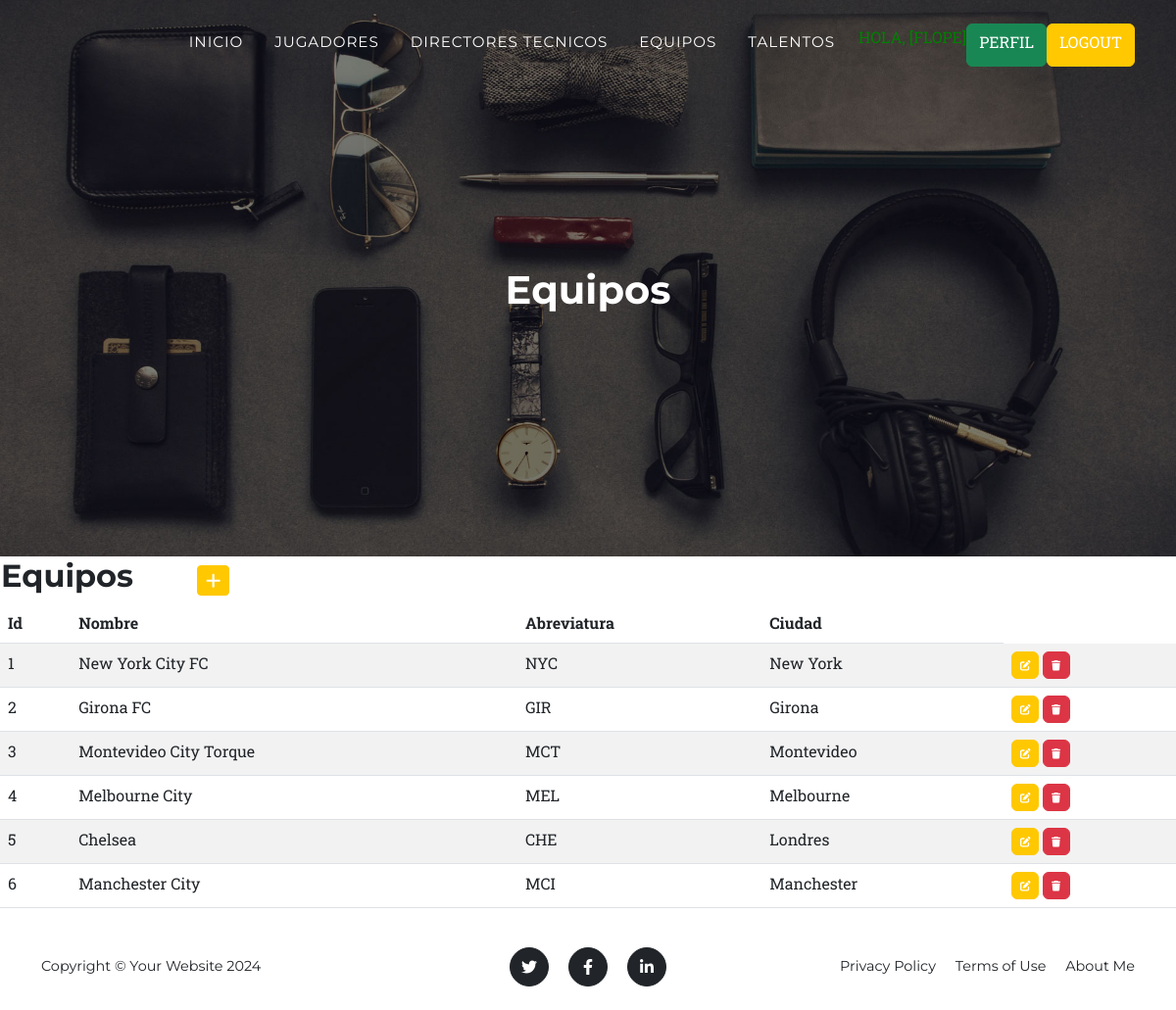
The app's page /equipos/ (signed in) with its own data.
### aplication/models.py (models this page shows, shortened)
class Equipo(models.Model):
    nombre = models.CharField(max_length=50)
    abreviatura = models.CharField(max_length=6)
    ciudad = models.CharField(max_length=60)
    class Meta:
        ordering = ["id"]

### aplication/views.py (the view)
# urls.py: path('equipos/', EquipoList.as_view(), name="equipos"),
class EquipoList(ListView,LoginRequiredMixin):
    model = Equipo

### aplication/templates/aplication/equipo_list.html
{% extends "aplication/index.html" %}
{% block titulo %}
<h1 class="mb-5">Equipos</h1>
{% endblock titulo %}
{% block contenido %}
<table>
    <tr>
        <td width="200"><h2>Equipos</h2></td>
        <td>
            <a
            href="{% url 'equipos_create' %}"
            class="btn btn-primary btn-sm"
            ><i class="fa fa-plus fa-lg" title="Crear"> </i>
            </a>
        </td>
    </tr>
</table>
<table class="table table-striped">
    <thead>
        <tr>
            <th>Id</th>
            <th>Nombre</th>
            <th>Abreviatura</th>
            <th>Ciudad</th>
        </tr>
    </thead>
    <tbody>
    {% for e in equipo_list  %}
        <tr>
            <td>{{ e.id }}</td>
            <td>{{ e.nombre }}</td>
            <td>{{ e.abreviatura }}</td>
            <td>{{ e.ciudad }}</td>
            <td>
                <a
                  href="{% url 'equipos_update' e.id %}"
                  class="btn btn-primary"
                  style="--bs-btn-padding-y: .25rem; --bs-btn-padding-x: .5rem; --bs-btn-font-size: .75rem;"
                  ><i class="fa fa-edit fa-sm" title="Editar Equipo"></i>
                </a>
                <a
                  href="{% url 'equipos_delete' e.id %}"
                  class="btn btn-danger"
                  style="--bs-btn-padding-y: .25rem; --bs-btn-padding-x: .5rem; --bs-btn-font-size: .75rem;"
                  ><i class="fa fa-trash fa-sm" title="Eliminar Equipo"></i>
                </a>
            </td>
        </tr>
    {% endfor %}
    </tbody>
</table>
{% endblock contenido %}

### aplication/templates/aplication/index.html (shortened to what this page needs)
<!DOCTYPE html>
<html lang="en">
    <head>
        {% load static %}
        <link href="{% static 'css/styles.css' %}" rel="stylesheet" />
        <link rel="stylesheet" href="https://cdnjs.cloudflare.com/ajax/libs/font-awesome/6.4.0/css/all.min.css">
    </head>
    <body id="page-top">
        <nav class="navbar navbar-expand-lg navbar-dark fixed-top" id="mainNav">
            <div class="container">
                <div class="collapse navbar-collapse" id="navbarResponsive">
                    <ul class="navbar-nav text-uppercase ms-auto py-4 py-lg-0">
                        <li class="nav-item"><a class="nav-link" href="{% url 'home' %}">Inicio</a></li>
                        {% if user.is_authenticated %}
                        <li class="nav-item"><a class="nav-link" href="{% url 'jugadores' %}">Jugadores</a></li>
                        <li class="nav-item"><a class="nav-link" href="{% url 'directores_tecnicos' %}">Directores Tecnicos</a></li>
                        <li class="nav-item"><a class="nav-link" href="{% url 'equipos' %}">Equipos</a></li>
                        <li class="nav-item"><a class="nav-link" href="{% url 'talentos' %}">Talentos</a></li>
                        <p style="color:green"> Hola, [{{user.username}}]</p>
                        <a class="btn btn-success" href="{% url 'perfil' %}">Perfil</a>
                        <a class="btn btn-primary" href="{% url 'logout' %}">Logout</a>
                        {% else %}
                        <a class="btn btn-primary" href="{% url 'login' %}">Login</a>
                        <a class="btn btn-success" href="{% url 'registrar' %}">Registrarse</a>
                    {% endif %}
                    </ul>
                </div>
            </div>
        </nav>
        <header class="masthead">
            <div class="container">
                {% block titulo %}{% endblock titulo %}
            </div>
        </header>
        {% block contenido %}{% endblock contenido %}
        <footer class="footer py-4">
            <div class="container">
                <div class="row align-items-center">
                    <div class="col-lg-4 text-lg-start">Copyright &copy; Your Website 2024</div>
                    <div class="col-lg-4 my-3 my-lg-0">
                        <a class="btn btn-dark btn-social mx-2" href="#!" aria-label="Twitter"><i class="fab fa-twitter"></i></a>
                        <a class="btn btn-dark btn-social mx-2" href="#!" aria-label="Facebook"><i class="fab fa-facebook-f"></i></a>
                        <a class="btn btn-dark btn-social mx-2" href="#!" aria-label="LinkedIn"><i class="fab fa-linkedin-in"></i></a>
                    </div>
                    <div class="col-lg-4 text-lg-end">
                        <a class="link-dark text-decoration-none me-3" href="#!">Privacy Policy</a>
                        <a class="link-dark text-decoration-none me-3" href="#!">Terms of Use</a>
                        <a class="link-dark text-decoration-none" href="{% url 'acerca_de_mi' %}">About Me</a>
                    </div>
                </div>
            </div>
        </footer>

### records on screen
Equipo: id "1", nombre "New York City FC", abreviatura "NYC", ciudad "New York"
Equipo: id "2", nombre "Girona FC", abreviatura "GIR", ciudad "Girona"
Equipo: id "3", nombre "Montevideo City Torque", abreviatura "MCT", ciudad "Montevideo"
Equipo: id "4", nombre "Melbourne City", abreviatura "MEL", ciudad "Melbourne"
Equipo: id "5", nombre "Chelsea", abreviatura "CHE", ciudad "Londres"
Equipo: id "6", nombre "Manchester City", abreviatura "MCI", ciudad "Manchester"

### other values on screen
{{ user.username }} "FLOPE"
